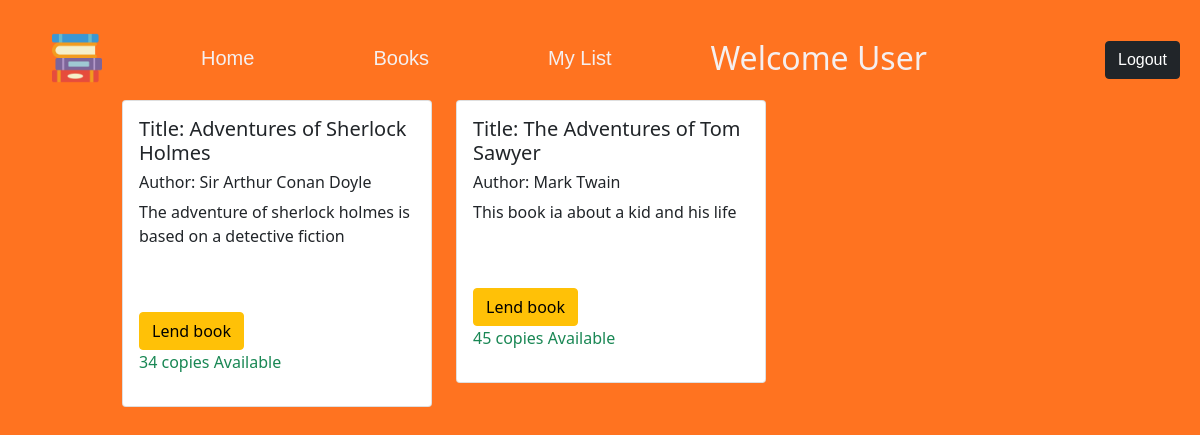
The page /BookView (signed in) on the database its author committed.
### tables this page shows
CREATE TABLE Book (
    bookId int(11) NOT NULL Primary Key AUTO_INCREMENT,
    title varchar(255) NOT NULL,
   `description` varchar(255) NOT NULL,
    author varchar(255) NOT NULL,
    numberOfCopies int(11) NOT NULL
    
);

### public/controller/BookController.php (called while the page is built, shortened)
<?php
include_once "service/BookService.php";
class BookController
{
    private $bookService;
    public function __construct()
    {
        $this->bookService = new BookService();
    }
    public function index()
    {
      $books = $this->bookService->getAllBooks();
      include ('views/BookView.php');
    }
}

### public/index.php (called while the page is built, shortened)
<?php
$uri = trim($_SERVER['REQUEST_URI'], '/');
$router = new SwitchRouter();
$router->route($uri);

### db.php (called while the page is built)
<?php
class DB extends PDO
{
    private static DB $instance;
    public static function getInstance(): DB
    {
        if (empty(self::$instance)) {
            try {
                $dbOptions = self::getConfig();
                $port = $dbOptions['port'];
                $host = $dbOptions['hostname'];
                $name = $dbOptions['name'];
                $user = $dbOptions['username'];
                $password = $dbOptions['password'];
                $charset = 'utf8mb4';
                $dsn = "mysql:host=$host;port=$port;dbname=$name;charset=$charset";
                self::$instance = new DB($dsn, $user, $password);
                self::$instance->setAttribute(PDO::ATTR_ERRMODE, PDO::ERRMODE_SILENT);
            } catch (PDOException $pdoe) {
                echo $pdoe->getMessage();
            }
        }
        return self::$instance;
    }
    static function getConfig()
    {
        return [
            'hostname' => $_ENV['PHP_DB_HOST'],
            'port' => 3306,
            'username' => $_ENV['MYSQL_USER'],
            'password' => $_ENV['MYSQL_ROOT_PASSWORD'],
            'name' => $_ENV['MYSQL_DATABASE']
        ];
    }
}

### public/service/BookService.php (called while the page is built, shortened)
<?php
require_once("../db.php");
require_once("model/Book.php");
class BookService extends PDO
{
    private DB $db;
    public function __construct()
    {
        $this->db = DB::getInstance();
    }
    public function getAllBooks()
    {
        $stmt = $this->db->prepare("select bookId,title,description,author,numberOfCopies from Book ORDER BY bookId DESC");
        $stmt->setFetchMode(PDO::FETCH_CLASS, 'Book');
        $stmt->execute();
        $books = $stmt->fetchAll();
        return $books;
    }
}

### public/model/Book.php (called while the page is built, shortened)
<?php
class Book
{
    private ?string $title = null;
    private ?string $description = null;
    private ?string $author = null;
    private ?string $numberOfCopies = null;
    public function __construct()
    {
        $number_of_arguments = func_num_args();
    }
    public function getTitle()
    {
        return $this->title;
    }
    public function getAuthor()
    {
        return $this->author;
    }
    public function getDescription()
    {
        return $this->description;
    }
    public function getNumberOfCopies()
    {
        return $this->numberOfCopies;
    }
}

### public/views/BookView.php (the view, shortened to what this page needs)
<?php
include 'Menubar.php';
include_once "controller/BookController.php";
include_once "model/Book.php";
echo ('<link href="https://cdn.jsdelivr.net/npm/bootstrap@5.1.3/dist/css/bootstrap.min.css" rel="stylesheet">');
echo (' <link rel="stylesheet" href="css/style1.css">');
?>
<div class="bookcard">
    <div class="row">
        <?php
         if (count($books)==0) {
            echo("There is no book to read. incase of a problem contact the library Admin.");
        }else{
        foreach ($books as $book) {
        ?>
            <br>
            <div class="col-sm-4">
                <form id="addtomylist" action="addToMyList" method="post">
                    <div class="card">
                        <div class="card-body">
                            <h5 class="card-title">Title: <?php echo $book->getTitle() ?></h5>
                            <h6 class="card-text">Author: <?php echo $book->getAuthor() ?></h6>
                            <p class="card-text"><?php echo $book->getDescription() ?></p>
                            <br><br>
                            <button  class="btn btn-warning" id="lendbook" type="submit" name="submit">Lend book</button>
                            <p class="card-text text-success"> <?php echo $book->getNumberOfCopies() ?> copies Available</p>
                        </div>
                    </div>
                </form>
                <br>
            </div>
        <?php
        }
    }
        ?>
    </div>
</div>
</body>
</html>

### public/css/style1.css (style rules this page uses)
* { margin: 0; padding: 0; }
body { background-color: #FF7320 ; }
.bookcard { margin-left: 100px; margin-right: 100px; }
.card { margin-bottom: 10px; }
.row { margin-left: 10px; }

### rows shown on the page
book: title "Adventures of Sherlock Holmes", author "Sir Arthur Conan Doyle", description "The adventure of sherlock holmes is based on a detective fiction", numberOfCopies "34"
book: title "The Adventures of Tom Sawyer", author "Mark Twain", description "This book ia about a kid and his life", numberOfCopies "45"

### other values the page prints
$_SESSION["user"]->firstName "User"
